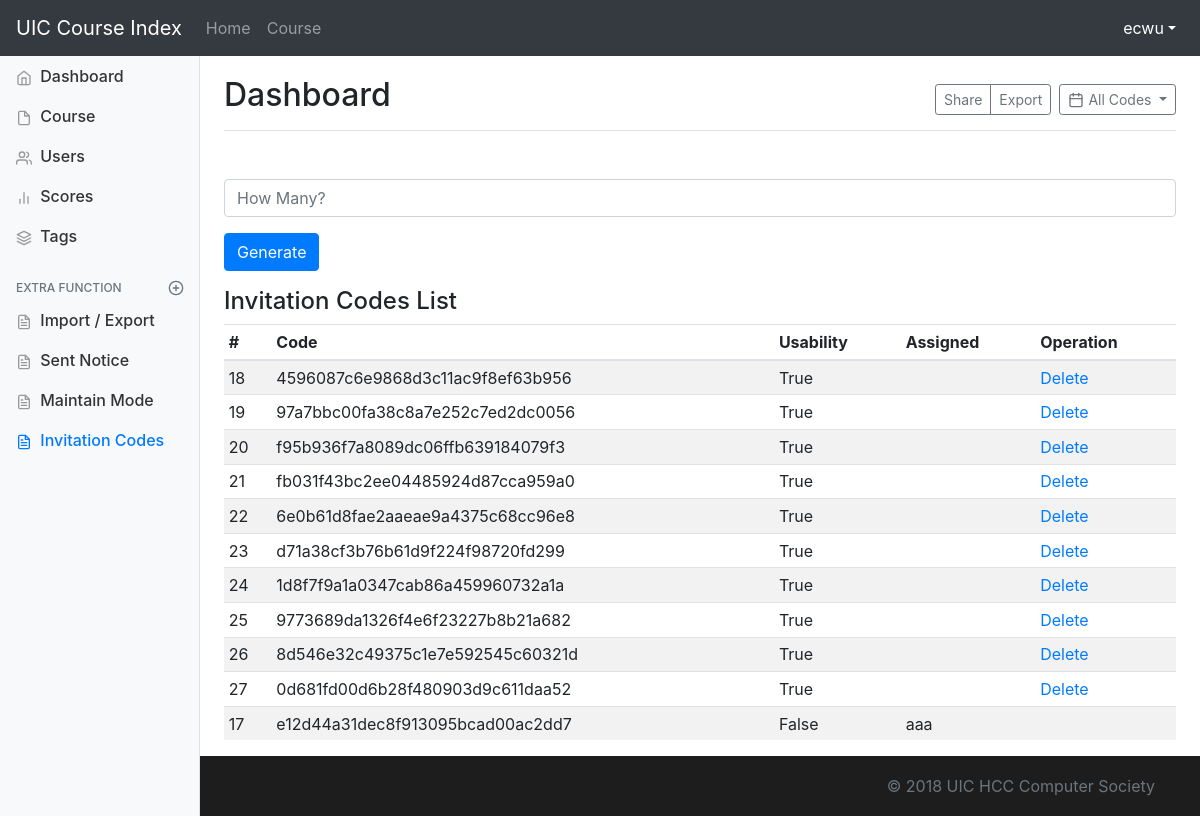
/tools/invitation/ (signed in), run on the app's committed database.
### course/models.py (models this page shows, shortened)
class InvitationCode(models.Model):
    invitation_code = models.TextField(null=True, unique=True)
    usability = models.BooleanField(default=True)
    who_register = models.ForeignKey(User, blank=True, null=True, on_delete=models.CASCADE)
    class Meta:
        ordering = ['-usability']

### course/views.py (the view, shortened to what this page needs)
# urls.py: path('tools/invitation/', views.invitation_code, name='invitation_code'),
def invitation_code(request):
    if not request.user.is_superuser:
        messages.add_message(request, messages.ERROR, 'No permission.')
        return redirect('/')
    else:
        times = request.POST.get('amount')
        code_all = models.InvitationCode.objects.all()
        if times is not None:
            messages.add_message(request, messages.INFO, 'Generated ' + str(times) + ' new invitation code(s).')
    return render(request, 'tools/invitation.html', {'codes': code_all})

### course/templates/tools/invitation.html (shortened to what this page needs)
<!doctype html>
<html lang="en">
<head>
    <link href="https://cdn.bootcss.com/bootstrap/4.0.0/css/bootstrap.min.css" rel="stylesheet">
    {% load static %}
    <link href="{% static "course/css/login_page.css" %}" rel="stylesheet">
</head>
<body>
<header>
    <nav class="navbar navbar-expand-md navbar-dark fixed-top bg-dark">
        <a class="navbar-brand" href="{% url 'home_page' %}">UIC Course Index</a>
        <div class="collapse navbar-collapse" id="navbarCollapse">
            <ul class="navbar-nav mr-auto">
                <li class="nav-item">
                    <a class="nav-link" href="{% url 'home_page' %}">Home</a>
                </li>
                <li class="nav-item">
                    <a class="nav-link" href="{% url 'course_list' %}">Course <span class="sr-only">(current)</span></a>
                </li>
            </ul>
            <ul class="navbar-nav ml-auto">
                <li class="nav-item dropdown show">
                    <a class="nav-link dropdown-toggle" href="#" id="dropdown01" data-toggle="dropdown"
                       aria-haspopup="true" aria-expanded="true">{{ user.username }}</a>
                </li>
            </ul>
        </div>
    </nav>
</header>
<main role="main" class="container">
</main>
<div class="container-fluid">
        <div class="row">
            <nav class="col-md-2 d-none d-md-block bg-light sidebar">
                <div class="sidebar-sticky">
                    <ul class="nav flex-column">
                        <li class="nav-item">
                            <a class="nav-link" href="{% url 'dashboard_interface' %}">
                                Dashboard
                            </a>
                        </li>
                        <li class="nav-item">
                            <a class="nav-link" href="#">
                                Course
                            </a>
                        </li>
                        <li class="nav-item">
                            <a class="nav-link" href="#">
                                Users
                            </a>
                        </li>
                        <li class="nav-item">
                            <a class="nav-link" href="#">
                                Scores
                            </a>
                        </li>
                        <li class="nav-item">
                            <a class="nav-link" href="#">
                                Tags
                            </a>
                        </li>
                    </ul>
                    <h6 class="sidebar-heading d-flex justify-content-between align-items-center px-3 mt-4 mb-1 text-muted">
                        <span>Extra Function</span>
                        <a class="d-flex align-items-center text-muted" href="#">
                        </a>
                    </h6>
                    <ul class="nav flex-column mb-2">
                        <li class="nav-item">
                            <a class="nav-link" href="#">
                                Import / Export
                            </a>
                        </li>
                        <li class="nav-item">
                            <a class="nav-link" href="#">
                                Sent Notice
                            </a>
                        </li>
                        <li class="nav-item">
                            <a class="nav-link" href="#">
                                Maintain Mode
                            </a>
                        </li>
                        <li class="nav-item">
                            <a class="nav-link active" href="{% url 'invitation_code' %}">
                                Invitation Codes
                            </a>
                        </li>
                    </ul>
                </div>
            </nav>
            <main role="main" class="col-md-9 ml-sm-auto col-lg-10 pt-3 px-4">
                <div class="d-flex justify-content-between flex-wrap flex-md-nowrap align-items-center pb-2 mb-3 border-bottom">
                    <h1 class="h2">Dashboard</h1>
                    <div class="btn-toolbar mb-2 mb-md-0">
                        <div class="btn-group mr-2">
                            <button class="btn btn-sm btn-outline-secondary">Share</button>
                            <button class="btn btn-sm btn-outline-secondary">Export</button>
                        </div>
                        <button class="btn btn-sm btn-outline-secondary dropdown-toggle">
                            All Codes
                        </button>
                    </div>
                </div>
                <form action="{% url 'invitation_code' %}" method="post" style="padding-bottom: 1rem">
                    <div class="form-group">
                        <label class="text-white">Generate New Code(s)</label>
                        <input type="text" class="form-control" placeholder="How Many?" name="amount">
                    </div>
                    <button type="submit" class="btn btn-primary">Generate</button>
                </form>
                <h4>Invitation Codes List</h4>
                <div class="table-responsive">
                    <table class="table table-striped table-sm">
                        <thead>
                        <tr>
                            <th>#</th>
                            <th>Code</th>
                            <th>Usability</th>
                            <th>Assigned</th>
                            <th>Operation</th>
                        </tr>
                        </thead>
                        <tbody>
                        {% for code in codes %}
                            <tr>
                                <td>{{ code.id }}</td>
                                <td>{{ code.invitation_code }}</td>
                                <td>{{ code.usability }}</td>
                                <td>{{ code.who_register.username }}</td>
                                <td>
                                    {% if code.usability %}
                                        <a href="{% url 'invitation_code_invalid' code.id %}">Delete</a>
                                    {% endif %}
                                </td>
                            </tr>
                        {% endfor %}
                        </tbody>
                    </table>
                </div>
            </main>
        </div>
    </div>
<footer class="footer">
    <div class="container text-right">
        <span class="text-muted ">&copy; 2018 UIC HCC Computer Society</span>
    </div>
</footer>
{% load static %}
</body>
</html>

### course/static/course/css/login_page.css (style rules this page uses)
html { position: relative; min-height: 100%; }
body { margin-bottom: 60px; font-family: -apple-system, BlinkMacSystemFont, "Segoe UI", "Droid Sans", "Helvetica Neue", "PingFang SC", "Hiragino Sans GB", "Droid Sans Fallback", "Microsoft YaHei", sans-serif; }
.footer { position: absolute; bottom: 0; width: 100%; height: 60px; line-height: 60px; background-color: #1d1d1d; }
body > .container { padding: 60px 15px 0; }
.footer > .container { padding-right: 15px; padding-left: 15px; }

### course/templates/tools/invitation.html (style rules this page uses)
.feather { width: 16px; height: 16px; vertical-align: text-bottom; }
.sidebar { position: fixed; top: 0; bottom: 0; left: 0; z-index: 100; padding: 0; box-shadow: inset -1px 0 0 rgba(0, 0, 0, .1); }
.sidebar-sticky { position: -webkit-sticky; position: sticky; top: 48px; height: calc(100vh - 48px); padding-top: .5rem; overflow-x: hidden; overflow-y: auto; }
.sidebar .nav-link { font-weight: 500; color: #333; }
.sidebar .nav-link .feather { margin-right: 4px; color: #999; }
.sidebar .nav-link.active { color: #007bff; }
.sidebar .nav-link:hover .feather, .sidebar .nav-link.active .feather { color: inherit; }
.sidebar-heading { font-size: .75rem; text-transform: uppercase; }
.border-bottom { border-bottom: 1px solid #e5e5e5; }

### data on the page
InvitationCode: id "18", invitation_code "4596087c6e9868d3c11ac9f8ef63b956", usability "True", shows "Delete"
InvitationCode: id "19", invitation_code "97a7bbc00fa38c8a7e252c7ed2dc0056", usability "True", shows "Delete"
InvitationCode: id "20", invitation_code "f95b936f7a8089dc06ffb639184079f3", usability "True", shows "Delete"
InvitationCode: id "21", invitation_code "fb031f43bc2ee04485924d87cca959a0", usability "True", shows "Delete"
InvitationCode: id "22", invitation_code "6e0b61d8fae2aaeae9a4375c68cc96e8", usability "True", shows "Delete"
InvitationCode: id "23", invitation_code "d71a38cf3b76b61d9f224f98720fd299", usability "True", shows "Delete"
InvitationCode: id "24", invitation_code "1d8f7f9a1a0347cab86a459960732a1a", usability "True", shows "Delete"
InvitationCode: id "25", invitation_code "9773689da1326f4e6f23227b8b21a682", usability "True", shows "Delete"
InvitationCode: id "26", invitation_code "8d546e32c49375c1e7e592545c60321d", usability "True", shows "Delete"
InvitationCode: id "27", invitation_code "0d681fd00d6b28f480903d9c611daa52", usability "True", shows "Delete"
InvitationCode: id "17", invitation_code "e12d44a31dec8f913095bcad00ac2dd7", usability "False", who_register.username "aaa"

### other printed values
{{ user.username }} "ecwu"
